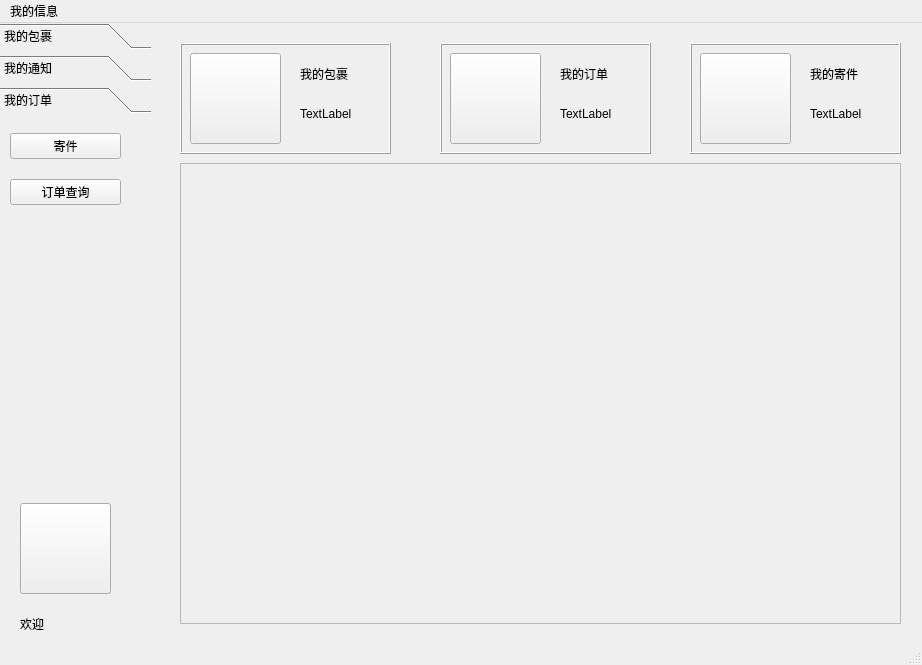
<?xml version="1.0" encoding="UTF-8"?>
<ui version="4.0">
 <class>UserMainwindow</class>
 <widget class="QMainWindow" name="UserMainwindow">
  <property name="geometry">
   <rect>
    <x>0</x>
    <y>0</y>
    <width>922</width>
    <height>665</height>
   </rect>
  </property>
  <property name="windowTitle">
   <string>MainWindow</string>
  </property>
  <widget class="QWidget" name="centralwidget">
   <widget class="QToolBox" name="toolBox">
    <property name="geometry">
     <rect>
      <x>0</x>
      <y>0</y>
      <width>151</width>
      <height>291</height>
     </rect>
    </property>
    <property name="currentIndex">
     <number>2</number>
    </property>
    <widget class="QWidget" name="page_3">
     <property name="geometry">
      <rect>
       <x>0</x>
       <y>0</y>
       <width>151</width>
       <height>201</height>
      </rect>
     </property>
     <attribute name="label">
      <string>我的包裹</string>
     </attribute>
     <widget class="QWidget" name="verticalLayoutWidget">
      <property name="geometry">
       <rect>
        <x>10</x>
        <y>0</y>
        <width>121</width>
        <height>141</height>
       </rect>
      </property>
      <layout class="QVBoxLayout" name="verticalLayout">
       <item>
        <widget class="QPushButton" name="pushButton_pakage_ready">
         <property name="text">
          <string>待取包裹</string>
         </property>
        </widget>
       </item>
       <item>
        <widget class="QPushButton" name="pushButton_pakage_record">
         <property name="text">
          <string>取件记录</string>
         </property>
        </widget>
       </item>
       <item>
        <widget class="QPushButton" name="pushButton_pakage_query">
         <property name="text">
          <string>包裹查询</string>
         </property>
        </widget>
       </item>
      </layout>
     </widget>
    </widget>
    <widget class="QWidget" name="page">
     <property name="geometry">
      <rect>
       <x>0</x>
       <y>0</y>
       <width>151</width>
       <height>201</height>
      </rect>
     </property>
     <attribute name="label">
      <string>我的通知</string>
     </attribute>
     <widget class="QWidget" name="verticalLayoutWidget_2">
      <property name="geometry">
       <rect>
        <x>10</x>
        <y>0</y>
        <width>121</width>
        <height>101</height>
       </rect>
      </property>
      <layout class="QVBoxLayout" name="verticalLayout_2">
       <item>
        <widget class="QPushButton" name="pushButton_notice_recieve">
         <property name="text">
          <string>取件通知</string>
         </property>
        </widget>
       </item>
       <item>
        <widget class="QPushButton" name="pushButton_payment">
         <property name="text">
          <string>支付凭证</string>
         </property>
        </widget>
       </item>
      </layout>
     </widget>
    </widget>
    <widget class="QWidget" name="page_2">
     <property name="geometry">
      <rect>
       <x>0</x>
       <y>0</y>
       <width>151</width>
       <height>201</height>
      </rect>
     </property>
     <attribute name="label">
      <string>我的订单</string>
     </attribute>
     <widget class="QWidget" name="verticalLayoutWidget_3">
      <property name="geometry">
       <rect>
        <x>10</x>
        <y>0</y>
        <width>111</width>
        <height>101</height>
       </rect>
      </property>
      <layout class="QVBoxLayout" name="verticalLayout_3">
       <item>
        <widget class="QPushButton" name="pushButton_order_create">
         <property name="text">
          <string>寄件</string>
         </property>
        </widget>
       </item>
       <item>
        <widget class="QPushButton" name="pushButton_order_query">
         <property name="text">
          <string>订单查询</string>
         </property>
        </widget>
       </item>
      </layout>
     </widget>
    </widget>
   </widget>
   <widget class="QPushButton" name="pushButton_user">
    <property name="geometry">
     <rect>
      <x>20</x>
      <y>480</y>
      <width>91</width>
      <height>91</height>
     </rect>
    </property>
    <property name="text">
     <string/>
    </property>
   </widget>
   <widget class="QLabel" name="label_login">
    <property name="geometry">
     <rect>
      <x>20</x>
      <y>590</y>
      <width>111</width>
      <height>21</height>
     </rect>
    </property>
    <property name="text">
     <string>欢迎</string>
    </property>
   </widget>
   <widget class="QFrame" name="frame">
    <property name="geometry">
     <rect>
      <x>180</x>
      <y>20</y>
      <width>211</width>
      <height>111</height>
     </rect>
    </property>
    <property name="frameShape">
     <enum>QFrame::Box</enum>
    </property>
    <property name="frameShadow">
     <enum>QFrame::Raised</enum>
    </property>
    <widget class="QPushButton" name="pushButton_pakage">
     <property name="geometry">
      <rect>
       <x>10</x>
       <y>10</y>
       <width>91</width>
       <height>91</height>
      </rect>
     </property>
     <property name="text">
      <string/>
     </property>
    </widget>
    <widget class="QLabel" name="label">
     <property name="geometry">
      <rect>
       <x>120</x>
       <y>20</y>
       <width>81</width>
       <height>21</height>
      </rect>
     </property>
     <property name="text">
      <string>我的包裹</string>
     </property>
    </widget>
    <widget class="QLabel" name="label_2">
     <property name="geometry">
      <rect>
       <x>120</x>
       <y>60</y>
       <width>81</width>
       <height>21</height>
      </rect>
     </property>
     <property name="text">
      <string>TextLabel</string>
     </property>
    </widget>
   </widget>
   <widget class="QFrame" name="frame_3">
    <property name="geometry">
     <rect>
      <x>440</x>
      <y>20</y>
      <width>211</width>
      <height>111</height>
     </rect>
    </property>
    <property name="frameShape">
     <enum>QFrame::Box</enum>
    </property>
    <property name="frameShadow">
     <enum>QFrame::Raised</enum>
    </property>
    <widget class="QPushButton" name="pushButton_order">
     <property name="geometry">
      <rect>
       <x>10</x>
       <y>10</y>
       <width>91</width>
       <height>91</height>
      </rect>
     </property>
     <property name="text">
      <string/>
     </property>
    </widget>
    <widget class="QLabel" name="label_5">
     <property name="geometry">
      <rect>
       <x>120</x>
       <y>20</y>
       <width>81</width>
       <height>21</height>
      </rect>
     </property>
     <property name="text">
      <string>我的订单</string>
     </property>
    </widget>
    <widget class="QLabel" name="label_6">
     <property name="geometry">
      <rect>
       <x>120</x>
       <y>60</y>
       <width>81</width>
       <height>21</height>
      </rect>
     </property>
     <property name="text">
      <string>TextLabel</string>
     </property>
    </widget>
   </widget>
   <widget class="QFrame" name="frame_2">
    <property name="geometry">
     <rect>
      <x>690</x>
      <y>20</y>
      <width>211</width>
      <height>111</height>
     </rect>
    </property>
    <property name="frameShape">
     <enum>QFrame::Box</enum>
    </property>
    <property name="frameShadow">
     <enum>QFrame::Raised</enum>
    </property>
    <widget class="QPushButton" name="pushButton_pakage_send">
     <property name="geometry">
      <rect>
       <x>10</x>
       <y>10</y>
       <width>91</width>
       <height>91</height>
      </rect>
     </property>
     <property name="text">
      <string/>
     </property>
    </widget>
    <widget class="QLabel" name="label_3">
     <property name="geometry">
      <rect>
       <x>120</x>
       <y>20</y>
       <width>81</width>
       <height>21</height>
      </rect>
     </property>
     <property name="text">
      <string>我的寄件</string>
     </property>
    </widget>
    <widget class="QLabel" name="label_4">
     <property name="geometry">
      <rect>
       <x>120</x>
       <y>60</y>
       <width>81</width>
       <height>21</height>
      </rect>
     </property>
     <property name="text">
      <string>TextLabel</string>
     </property>
    </widget>
   </widget>
   <widget class="QScrollArea" name="scrollArea">
    <property name="geometry">
     <rect>
      <x>180</x>
      <y>140</y>
      <width>721</width>
      <height>461</height>
     </rect>
    </property>
    <property name="widgetResizable">
     <bool>true</bool>
    </property>
    <widget class="QWidget" name="scrollAreaWidgetContents">
     <property name="geometry">
      <rect>
       <x>0</x>
       <y>0</y>
       <width>719</width>
       <height>459</height>
      </rect>
     </property>
     <widget class="QWidget" name="gridLayoutWidget">
      <property name="geometry">
       <rect>
        <x>10</x>
        <y>10</y>
        <width>160</width>
        <height>80</height>
       </rect>
      </property>
      <layout class="QGridLayout" name="gridLayout"/>
     </widget>
    </widget>
   </widget>
  </widget>
  <widget class="QMenuBar" name="menubar">
   <property name="geometry">
    <rect>
     <x>0</x>
     <y>0</y>
     <width>922</width>
     <height>26</height>
    </rect>
   </property>
   <widget class="QMenu" name="menu">
    <property name="title">
     <string>我的信息</string>
    </property>
   </widget>
   <addaction name="menu"/>
  </widget>
  <widget class="QStatusBar" name="statusbar"/>
 </widget>
 <resources/>
 <connections/>
</ui>
